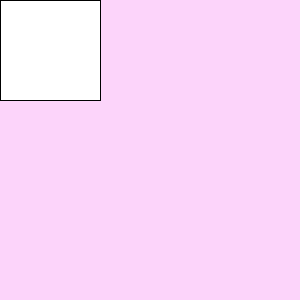
Frame 1 (no input)
Frame 60 (the mouse pressed at the canvas centre just before this capture): identical to frame 1, image omitted
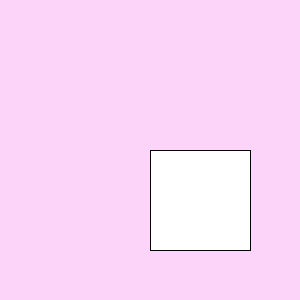
Frame 120 (the mouse held since frame 60 and released just before this capture)

The Processing sketch that drew these frames (run headless with seeded random() and noise(); from frame 60 on, the mouse is pressed at the canvas centre):

// Processing sketch: week16_setup_draw
// ── week16_setup_draw.pde
void setup(){
  size(300,300);
}
void draw(){
  background(#FCD4FA);
  rect(mouseX,mouseY, 100,100);
}
